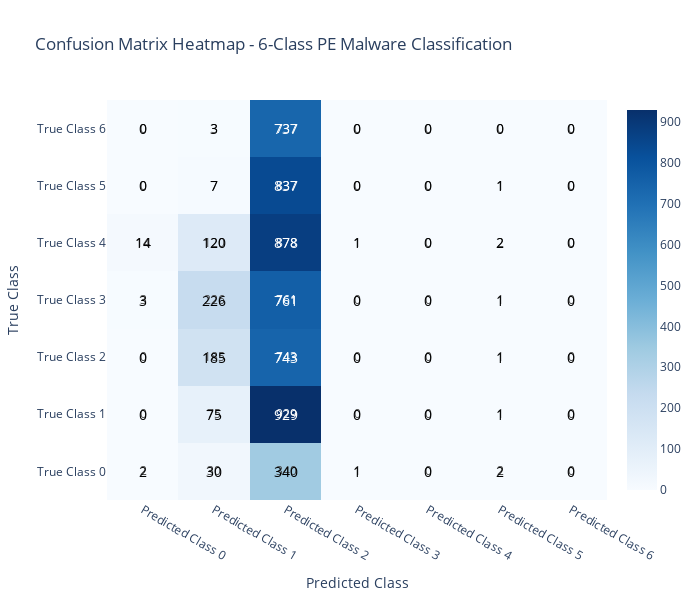

The notebook cell saved with this chart:
### Code cell
# 2. Interactive Heatmap Confusion Matrix
fig_cm = go.Figure(data=go.Heatmap(
    z=cm,
    x=[f'Predicted Class {i}' for i in range(num_classes)],
    y=[f'True Class {i}' for i in range(num_classes)],
    colorscale='Blues',
    text=cm,
    texttemplate="%{text}",
    textfont={"size": 12},
    hovertemplate='True Class: %{y}<br>Predicted Class: %{x}<br>Count: %{z}<extra></extra>'
))

# Add annotations for better readability
annotations = []
for i in range(num_classes):
    for j in range(num_classes):
        annotations.append(
            dict(
                x=j, y=i,
                text=str(cm[i][j]),
                showarrow=False,
                font=dict(color="white" if cm[i][j] > cm.max()/2 else "black", size=14)
            )
        )

fig_cm.update_layout(
    title='Confusion Matrix Heatmap - 6-Class PE Malware Classification',
    xaxis_title='Predicted Class',
    yaxis_title='True Class',
    width=700,
    height=600,
    annotations=annotations
)

fig_cm.show()

# Calculate and display per-class metrics
print("Per-Class Performance Metrics:")
print("-" * 50)
for i in range(num_classes):
    true_positives = cm[i, i]
    false_positives = cm[:, i].sum() - true_positives
    false_negatives = cm[i, :].sum() - true_positives
    
    precision_val = true_positives / (true_positives + false_positives) if (true_positives + false_positives) > 0 else 0
    recall_val = true_positives / (true_positives + false_negatives) if (true_positives + false_negatives) > 0 else 0
    f1_val = 2 * (precision_val * recall_val) / (precision_val + recall_val) if (precision_val + recall_val) > 0 else 0
    
    class_accuracy = true_positives / cm[i, :].sum() if cm[i, :].sum() > 0 else 0
    
    print(f"Class {i}:")
    print(f"  Precision: {precision_val:.4f}")
    print(f"  Recall: {recall_val:.4f}")
    print(f"  F1-Score: {f1_val:.4f}")
    print(f"  Accuracy: {class_accuracy:.4f}")
    print()

### Figure 1 — Plotly figure (JSON) as saved in the notebook; plotly's stock layout.template omitted (floating-point values rounded to 4 significant figures)
{"data": [{"colorscale": [[0, "rgb(247,251,255)"], [0.125, "rgb(222,235,247)"], [0.25, "rgb(198,219,239)"], [0.375, "rgb(158,202,225)"], [0.5, "rgb(107,174,214)"], [0.625, "rgb(66,146,198)"], [0.75, "rgb(33,113,181)"], [0.875, "rgb(8,81,156)"], [1, "rgb(8,48,107)"]], "hovertemplate": "True Class: %{y}<br>Predicted Class: %{x}<br>Count: %{z}<extra></extra>", "text": [[2, 30, 340, 1, 0, 2, 0], [0, 75, 929, 0, 0, 1, 0], [0, 185, 743, 0, 0, 1, 0], [3, 226, 761, 0, 0, 1, 0], [14, 120, 878, 1, 0, 2, 0], [0, 7, 837, 0, 0, 1, 0], [0, 3, 737, 0, 0, 0, 0]], "textfont": {"size": 12}, "texttemplate": "%{text}", "type": "heatmap", "x": ["Predicted Class 0", "Predicted Class 1", "Predicted Class 2", "Predicted Class 3", "Predicted Class 4", "Predicted Class 5", "Predicted Class 6"], "y": ["True Class 0", "True Class 1", "True Class 2", "True Class 3", "True Class 4", "True Class 5", "True Class 6"], "z": [[2, 30, 340, 1, 0, 2, 0], [0, 75, 929, 0, 0, 1, 0], [0, 185, 743, 0, 0, 1, 0], [3, 226, 761, 0, 0, 1, 0], [14, 120, 878, 1, 0, 2, 0], [0, 7, 837, 0, 0, 1, 0], [0, 3, 737, 0, 0, 0, 0]]}], "layout": {"annotations": [{"font": {"color": "black", "size": 14}, "showarrow": false, "text": "2", "x": 0, "y": 0}, {"font": {"color": "black", "size": 14}, "showarrow": false, "text": "30", "x": 1, "y": 0}, {"font": {"color": "black", "size": 14}, "showarrow": false, "text": "340", "x": 2, "y": 0}, {"font": {"color": "black", "size": 14}, "showarrow": false, "text": "1", "x": 3, "y": 0}, {"font": {"color": "black", "size": 14}, "showarrow": false, "text": "0", "x": 4, "y": 0}, {"font": {"color": "black", "size": 14}, "showarrow": false, "text": "2", "x": 5, "y": 0}, {"font": {"color": "black", "size": 14}, "showarrow": false, "text": "0", "x": 6, "y": 0}, {"font": {"color": "black", "size": 14}, "showarrow": false, "text": "0", "x": 0, "y": 1}, {"font": {"color": "black", "size": 14}, "showarrow": false, "text": "75", "x": 1, "y": 1}, {"font": {"color": "white", "size": 14}, "showarrow": false, "text": "929", "x": 2, "y": 1}, {"font": {"color": "black", "size": 14}, "showarrow": false, "text": "0", "x": 3, "y": 1}, {"font": {"color": "black", "size": 14}, "showarrow": false, "text": "0", "x": 4, "y": 1}, {"font": {"color": "black", "size": 14}, "showarrow": false, "text": "1", "x": 5, "y": 1}, {"font": {"color": "black", "size": 14}, "showarrow": false, "text": "0", "x": 6, "y": 1}, {"font": {"color": "black", "size": 14}, "showarrow": false, "text": "0", "x": 0, "y": 2}, {"font": {"color": "black", "size": 14}, "showarrow": false, "text": "185", "x": 1, "y": 2}, {"font": {"color": "white", "size": 14}, "showarrow": false, "text": "743", "x": 2, "y": 2}, {"font": {"color": "black", "size": 14}, "showarrow": false, "text": "0", "x": 3, "y": 2}, {"font": {"color": "black", "size": 14}, "showarrow": false, "text": "0", "x": 4, "y": 2}, {"font": {"color": "black", "size": 14}, "showarrow": false, "text": "1", "x": 5, "y": 2}, {"font": {"color": "black", "size": 14}, "showarrow": false, "text": "0", "x": 6, "y": 2}, {"font": {"color": "black", "size": 14}, "showarrow": false, "text": "3", "x": 0, "y": 3}, {"font": {"color": "black", "size": 14}, "showarrow": false, "text": "226", "x": 1, "y": 3}, {"font": {"color": "white", "size": 14}, "showarrow": false, "text": "761", "x": 2, "y": 3}, {"font": {"color": "black", "size": 14}, "showarrow": false, "text": "0", "x": 3, "y": 3}, {"font": {"color": "black", "size": 14}, "showarrow": false, "text": "0", "x": 4, "y": 3}, {"font": {"color": "black", "size": 14}, "showarrow": false, "text": "1", "x": 5, "y": 3}, {"font": {"color": "black", "size": 14}, "showarrow": false, "text": "0", "x": 6, "y": 3}, {"font": {"color": "black", "size": 14}, "showarrow": false, "text": "14", "x": 0, "y": 4}, {"font": {"color": "black", "size": 14}, "showarrow": false, "text": "120", "x": 1, "y": 4}, {"font": {"color": "white", "size": 14}, "showarrow": false, "text": "878", "x": 2, "y": 4}, {"font": {"color": "black", "size": 14}, "showarrow": false, "text": "1", "x": 3, "y": 4}, {"font": {"color": "black", "size": 14}, "showarrow": false, "text": "0", "x": 4, "y": 4}, {"font": {"color": "black", "size": 14}, "showarrow": false, "text": "2", "x": 5, "y": 4}, {"font": {"color": "black", "size": 14}, "showarrow": false, "text": "0", "x": 6, "y": 4}, {"font": {"color": "black", "size": 14}, "showarrow": false, "text": "0", "x": 0, "y": 5}, {"font": {"color": "black", "size": 14}, "showarrow": false, "text": "7", "x": 1, "y": 5}, {"font": {"color": "white", "size": 14}, "showarrow": false, "text": "837", "x": 2, "y": 5}, {"font": {"color": "black", "size": 14}, "showarrow": false, "text": "0", "x": 3, "y": 5}, {"font": {"color": "black", "size": 14}, "showarrow": false, "text": "0", "x": 4, "y": 5}, {"font": {"color": "black", "size": 14}, "showarrow": false, "text": "1", "x": 5, "y": 5}, {"font": {"color": "black", "size": 14}, "showarrow": false, "text": "0", "x": 6, "y": 5}, {"font": {"color": "black", "size": 14}, "showarrow": false, "text": "0", "x": 0, "y": 6}, {"font": {"color": "black", "size": 14}, "showarrow": false, "text": "3", "x": 1, "y": 6}, {"font": {"color": "white", "size": 14}, "showarrow": false, "text": "737", "x": 2, "y": 6}, {"font": {"color": "black", "size": 14}, "showarrow": false, "text": "0", "x": 3, "y": 6}, {"font": {"color": "black", "size": 14}, "showarrow": false, "text": "0", "x": 4, "y": 6}, {"font": {"color": "black", "size": 14}, "showarrow": false, "text": "0", "x": 5, "y": 6}, {"font": {"color": "black", "size": 14}, "showarrow": false, "text": "0", "x": 6, "y": 6}], "height": 600, "title": {"text": "Confusion Matrix Heatmap - 6-Class PE Malware Classification"}, "width": 700, "xaxis": {"title": {"text": "Predicted Class"}}, "yaxis": {"title": {"text": "True Class"}}}}
